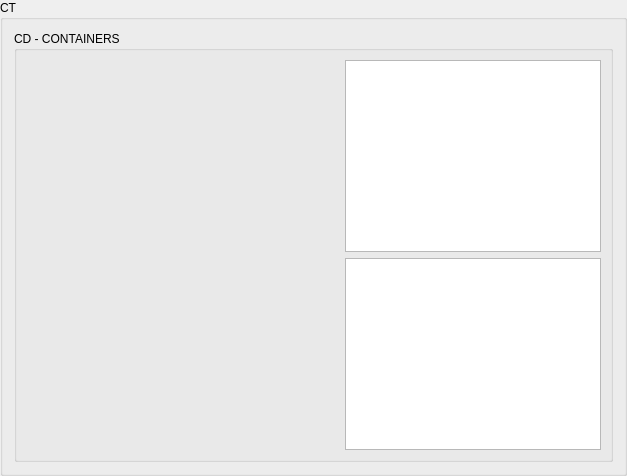
            <widget class="QGroupBox" name="groupBox_10">
             <property name="title">
              <string>CT</string>
             </property>
             <layout class="QHBoxLayout" name="horizontalLayout_10">
              <item>
               <widget class="QGroupBox" name="groupBox_18">
                <property name="title">
                 <string>CD - CONTAINERS</string>
                </property>
                <layout class="QVBoxLayout" name="verticalLayout_20">
                 <item>
                  <layout class="QHBoxLayout" name="horizontalLayout_72">
                   <item>
                    <layout class="QVBoxLayout" name="verticalLayout_34">
                     <item>
                      <spacer name="horizontalSpacer">
                       <property name="orientation">
                        <enum>Qt::Horizontal</enum>
                       </property>
                       <property name="sizeType">
                        <enum>QSizePolicy::Minimum</enum>
                       </property>
                       <property name="sizeHint" stdset="0">
                        <size>
                         <width>319</width>
                         <height>20</height>
                        </size>
                       </property>
                      </spacer>
                     </item>
                    </layout>
                   </item>
                   <item>
                    <layout class="QVBoxLayout" name="verticalLayout_26">
                     <item>
                      <widget class="QTableWidget" name="CD_CONTAINERS">
                       <property name="sizePolicy">
                        <sizepolicy hsizetype="Expanding" vsizetype="Minimum">
                         <horstretch>0</horstretch>
                         <verstretch>0</verstretch>
                        </sizepolicy>
                       </property>
                       <property name="minimumSize">
                        <size>
                         <width>0</width>
                         <height>114</height>
                        </size>
                       </property>
                      </widget>
                     </item>
                     <item>
                      <widget class="QTableWidget" name="CD_CONTAINERS2">
                       <property name="sizePolicy">
                        <sizepolicy hsizetype="Expanding" vsizetype="Minimum">
                         <horstretch>0</horstretch>
                         <verstretch>0</verstretch>
                        </sizepolicy>
                       </property>
                       <property name="minimumSize">
                        <size>
                         <width>0</width>
                         <height>114</height>
                        </size>
                       </property>
                      </widget>
                     </item>
                    </layout>
                   </item>
                  </layout>
                 </item>
                </layout>
               </widget>
              </item>
             </layout>
            </widget>
